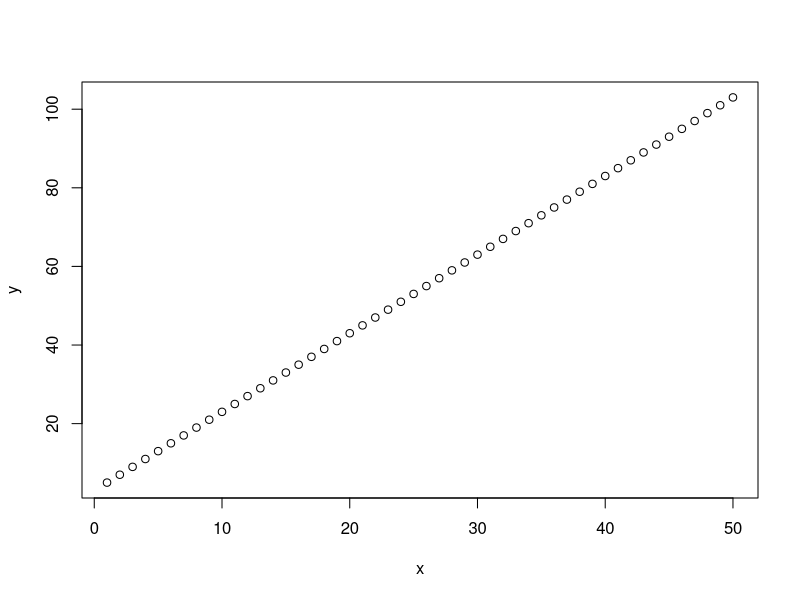
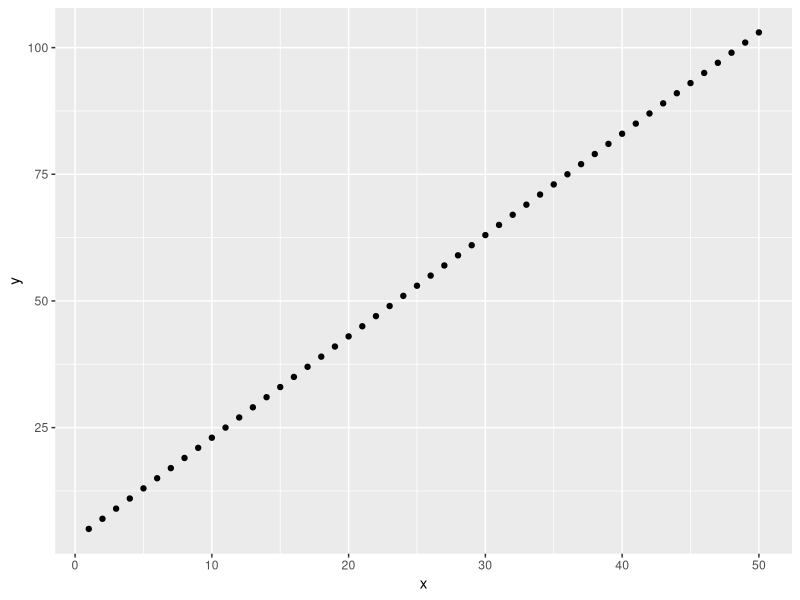
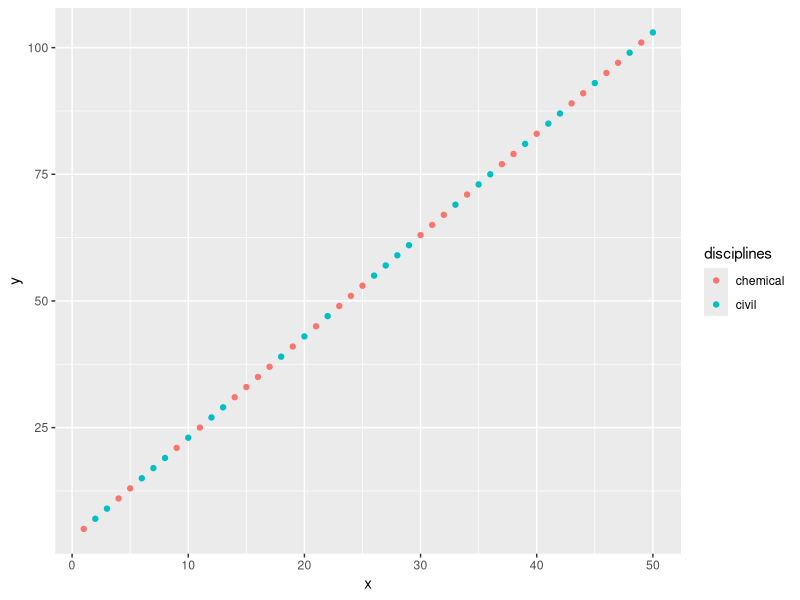
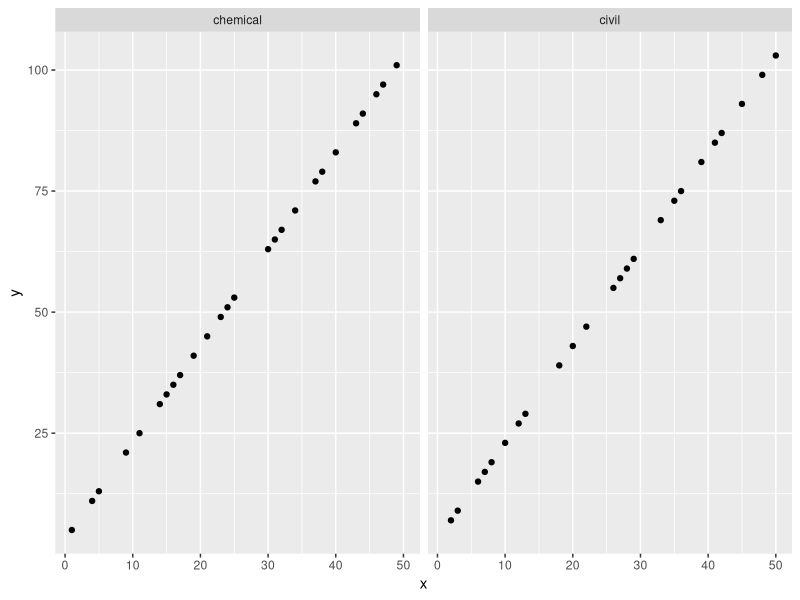

Reproduce these figures in R, in order.
## More demo code for week 1

x <- 3
y <- c(1, 2, 3)
z <- "this is a string"

a <- x + y




# installing packages


install.packages("")


# loading packages

library(tidyverse)



# basic plotting
x <- seq(1, 50) # create a sequence of numbers from 1 to 50
y <- 2*x + 3
plot(x, y)


# slightly fancier plotting
df <- tibble(x = x, y = y)

df %>% ggplot(aes(x = x, y = y)) + 
  geom_point() 


disciplines <- sample(c("chemical", "civil"), replace = TRUE, size = length(x))


df$disciplines <- disciplines  

# now maybe we want to add some color to the plot
df %>% ggplot(aes(x = x, y = y, color = disciplines)) +
  geom_point()



# or maybe we want to separate the plots by discipline

df %>% ggplot(aes(x = x, y = y)) +
  geom_point() + 
  facet_grid(. ~ disciplines)
  